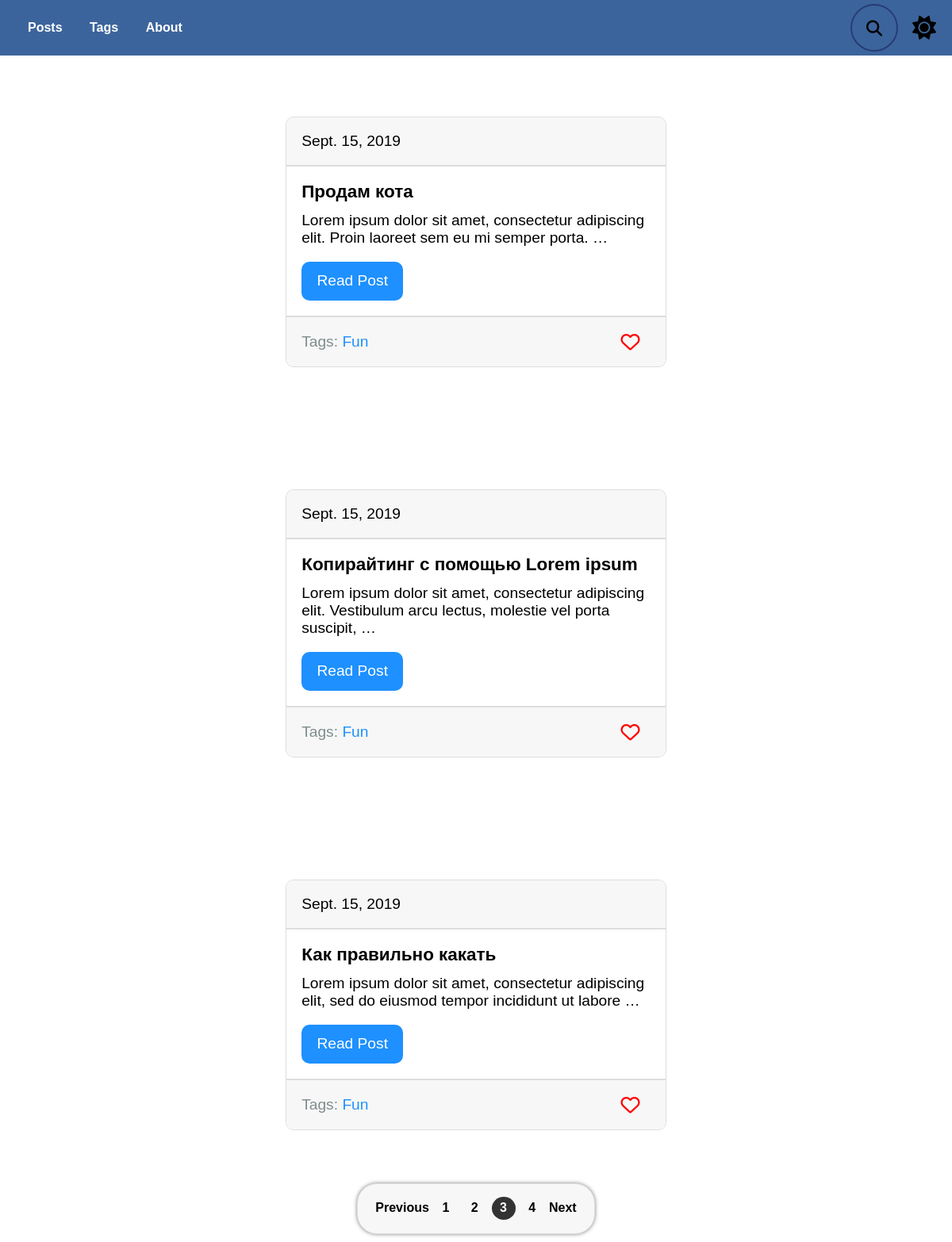
Page /blog/?page=3 on the committed database.
### blog/models.py (models this page shows, shortened)
class Post(models.Model):#создаём класс Post для работы с бд
    title = models.CharField(max_length = 150, db_index = True)#заголовок
    slug = models.SlugField(max_length = 150, blank = True, unique = True)#ссылка понятая для юзера(должна быть уникальной)
    body = models.TextField(blank = True, db_index = True)#тело текста
    date_pub = models.DateField(auto_now_add = True)#время публикации
    tags = models.ManyToManyField("Tag", blank = True, related_name = "posts")
    def get_absolute_url(self):#имя функции - лучше использовать такое
        return reverse("post_detail_url", kwargs = {"slug": self.slug})
    class Meta:
        ordering = ["-date_pub"]#посты будут сортироваться для пагинатора так: самые новые вверху, старые внизу(-)указываем для этого

class Tag(models.Model):
    title = models.CharField(max_length = 50)
    slug = models.SlugField(max_length = 50, unique = True)
    def get_absolute_url(self):#имя функции - лучше использовать такое
        return reverse("tag_detail_url", kwargs = {"slug": self.slug})
    class Meta:
        ordering = ["title"]#в алф порядке

### blog/views.py (the view)
def postsList(request):
    search_query = request.GET.get("search", "")#по ум = "", а не пустой = инпуту формы с именем как имя первого аргумента
    if search_query:#если поисковой запрос не пустой
        posts = Post.objects.filter(Q(title__icontains=search_query) | Q(body__icontains=search_query))
    else:
        posts = Post.objects.all()#печатаем все посты из бд
    paginator = Paginator(posts, 3)# по 3 поста на стр
    page_number = request.GET.get("page", 1)#1-значение,если не найдена стр
    page = paginator.get_page(page_number)#1 стр#это как на сайтах встречается ?параметр =
    is_paginated = page.has_other_pages()
    if page.has_previous():
        prev_url = f'?page={page.previous_page_number()}'
    else:
        prev_url = ""
    if page.has_next():
        next_url = f'?page={page.next_page_number()}'
    else:
        next_url = ""
    context = {
        "page_object": page,
        "is_paginated": is_paginated,
        "next_url": next_url,
        "prev_url": prev_url
    }
    return render(request, "blog/posts.html", context = context)

### blog/templates/blog/posts.html (shortened to what this page needs)
{% extends "index.html" %}
    {% block content %}
<div class="posts">
    {% if page_object.object_list %}
        {% for post in page_object.object_list %}
        {% include "blog/includes/post_card_template.html" %}
        {% endfor %}
        {% else %}
            <p class="search-wrong">No results :(</p>
    {% endif %}
</div>
    {% endblock %}

### blog/templates/blog/includes/post_card_template.html
<div class="card">
    <div class="card__date">
        {{post.date_pub}}
    </div>
    <div class="card__body">
        <h3 class="card__title">{{post.title}}</h3>
        <p class="card__text">{{post.body|truncatewords:15}}</p>
        <a href="{{ post.get_absolute_url }}" class="post-link">Read Post</a>
    </div>
    <div class="card__footer">
        <div>
            Tags: {% for tag in post.tags.all %}
            <a href="{{tag.get_absolute_url}}" class="tag-link">{{tag.title}}</a>
        </div>
        {% endfor %}
        <button class="like" type="submit">
            <i class="like__icon heart far fa-heart"></i>
        </button>
    </div>
</div>

### static/css/style.css (style rules this page uses)
:root { --color: #000000; --background-color: #fff; --header: #3c649c; --searchBcg:#273c75; --nav-link-effect: #c4c4c4; --submit-btn: #2ecc71; --card: #fff; --card-secondary: #F7F7F7; --card-inner-border: #ddd; --card-outer-border: #ddd; --card-body: #000; --paginationBcg: #F7F7F7; --pagination-border: #ddd; --page-item: #333; --page-link: #000; --disabled: #9b9b9b; --link: #1e90ff; --tag-color: #7f8c8d; --like: #ff0000; --date: #b9b9b9; }
*, *::before, *::after { margin: 0; padding: 0; box-sizing: border-box; }
body { width: 100%; height: 100%; font-family: 'Montserrat', sans-serif; color: var(--color); background-color: var(--background-color); overflow-x: hidden; }
a { transition: 0.2s; text-decoration: none; }
button { cursor: pointer; outline:none; border: none; background: none; }
.posts { display: flex; flex-direction: column; justify-content: center; align-items: center; flex-wrap: wrap; }
.card { display: flex; flex-direction: column; width: 40vw; min-width: 400px; min-height: 200px; margin: 4em 0; background-color: var(--card); font-size: 1.2rem; border: 1px solid var(--card-outer-border); border-radius: 10px; }
.card__body { display: flex; flex-direction: column; justify-content: space-between; align-items: flex-start; flex-grow: 1; }
.card > *:not(:first-child) { padding: 1em; }
.card__date, .card__footer { background-color: var(--card-secondary); }
.card__date { color: var(--card-body); padding: 1em; border-bottom: 2px solid var(--card-inner-border); border-radius: 10px 10px 0 0; }
.card__title { font-weight: 600; margin-bottom: 0.5em; }
.card__text { color: var(--card-body); }
.post-link { color: #fff; display: inline-block; margin-top: 1em; padding: 0.7em 1em; border-radius: 10px; background-color: var(--link); }
.card__footer { color: var(--tag-color); border-top: 2px solid var(--card-inner-border); display: flex; justify-content: space-between; align-items: center; border-radius: 0 0 10px 10px; }
.tag-link { color: var(--link); }
.like { margin-right: 1em; }
.like__icon { font-size: 1.5rem; color: var(--like); transition: 0.25s; }

### rows in the picture
Post: date_pub "Sept. 15, 2019", title "Продам кота", body "Lorem ipsum dolor sit amet, consectetur adipiscing elit. Proin laoreet sem eu mi semper porta. …"
Tag: title "Fun"
Post: date_pub "Sept. 15, 2019", title "Копирайтинг с помощью Lorem ipsum", body "Lorem ipsum dolor sit amet, consectetur adipiscing elit. Vestibulum arcu lectus, molestie vel porta suscipit, …"
Post: date_pub "Sept. 15, 2019", title "Как правильно какать", body "Lorem ipsum dolor sit amet, consectetur adipiscing elit, sed do eiusmod tempor incididunt ut labore …"

### other values in the picture
{{ n }} "1" "2" "4"
{{ n }} "3"
